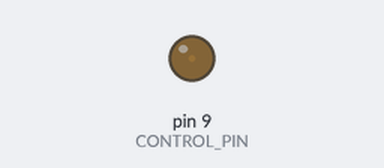
Simulated run of this sketch. Board: Arduino Uno, built with avr-gcc and run on an emulated ATmega328P. On the bench: output pins drawn as LEDs (lit = HIGH).

Above: at 0.05 s.
At 1.3 s:
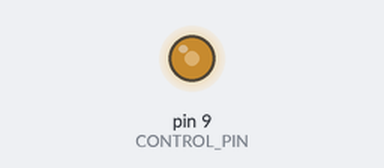
At 1.9 s:
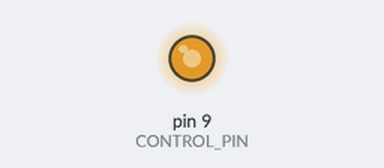
At 2.55 s:
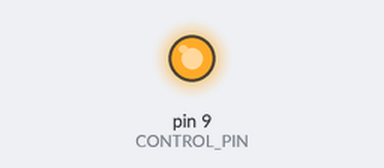
Timing chart, 0 to 5.9 s (numbered marks = the images above):
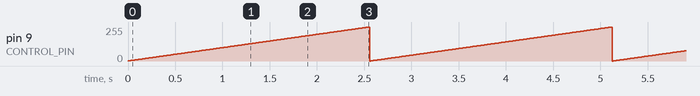

Measured:
- by itself, pin 9 (CONTROL_PIN): ramps from 0/255 to 255/255 and jumps back, once every 2.6 s

The sketch:

6.pulse.ino
```cpp
#define CONTROL_PIN 9
int brightness = 0;

void setup() {
  // put your setup code here, to run once:

}

void loop() {
  // put your main code here, to run repeatedly:
brightness = (brightness + 1) % 256;
analogWrite(CONTROL_PIN, brightness);
delay(10);
}
```
